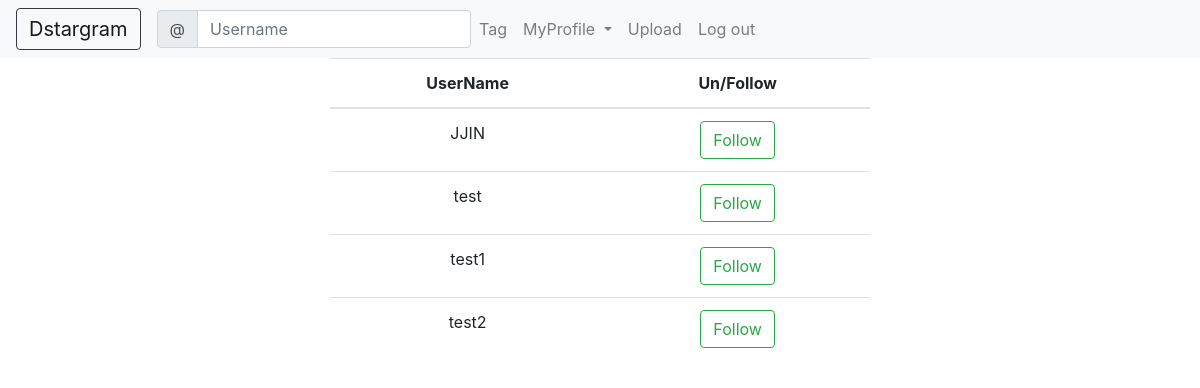
The app's page /accounts/following_list/ (signed in) with its own data.
### accounts/models.py (models this page shows, shortened)
class Follow(models.Model):
    me = models.ForeignKey(User, on_delete=models.CASCADE, related_name='following')
    you = models.ForeignKey(User, on_delete=models.CASCADE, related_name='follower')

### accounts/views.py (the view)
# urls.py: path('following_list/', FollowingList.as_view(), name='following_list'),
class FollowingList(ListView):
    model = Follow
    template_name = 'accounts/following_list.html'
    def get_queryset(self):
        user = self.request.user
        queryset = user.following.all()
        return queryset

### accounts/templates/accounts/following_list.html (shortened to what this page needs)
{% extends 'base.html' %}
{% block content %}
<div class="row">
    <div class="col"></div>
    <div class="col-6">
        <table class="table text-center">
            <thead>
            <tr>
                <th scope="col">UserName</th>
                <th scope="col">Un/Follow</th>
            </tr>
            </thead>
            <tbody>
            {% for object in object_list %}
            <tr>
                <td>{{object.you.username}}</td>
                <td><a href="" class="btn btn-xs btn-outline-success">Follow</a></td>
            </tr>
            {% endfor %}
            </tbody>
        </table>
    </div>
    <div class="col"></div>
</div>
{% endblock %}

### records on screen
Follow: you.username "JJIN"
Follow: you.username "test"
Follow: you.username "test1"
Follow: you.username "test2"
